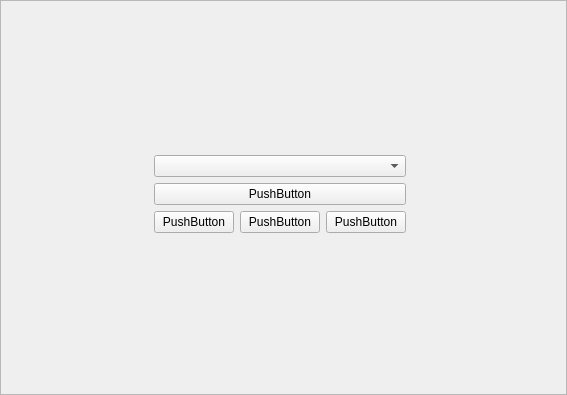
<?xml version="1.0" encoding="UTF-8"?>
<ui version="4.0">
 <class>ElectricalSimulator</class>
 <widget class="QFrame" name="ElectricalSimulator">
  <property name="geometry">
   <rect>
    <x>0</x>
    <y>0</y>
    <width>567</width>
    <height>395</height>
   </rect>
  </property>
  <property name="windowTitle">
   <string>Frame</string>
  </property>
  <property name="styleSheet">
   <string notr="true">color: rgba(47, 47, 47, 80);</string>
  </property>
  <property name="frameShape">
   <enum>QFrame::StyledPanel</enum>
  </property>
  <property name="frameShadow">
   <enum>QFrame::Raised</enum>
  </property>
  <layout class="QHBoxLayout" name="horizontalLayout_3">
   <item>
    <spacer name="horizontalSpacer">
     <property name="orientation">
      <enum>Qt::Horizontal</enum>
     </property>
     <property name="sizeHint" stdset="0">
      <size>
       <width>40</width>
       <height>20</height>
      </size>
     </property>
    </spacer>
   </item>
   <item>
    <layout class="QVBoxLayout" name="verticalLayout">
     <property name="leftMargin">
      <number>0</number>
     </property>
     <item>
      <spacer name="verticalSpacer">
       <property name="orientation">
        <enum>Qt::Vertical</enum>
       </property>
       <property name="sizeHint" stdset="0">
        <size>
         <width>20</width>
         <height>40</height>
        </size>
       </property>
      </spacer>
     </item>
     <item>
      <widget class="QFrame" name="verticalFrame_2">
       <property name="styleSheet">
        <string notr="true">color: rgb(0, 0, 0);</string>
       </property>
       <layout class="QVBoxLayout" name="control">
        <property name="leftMargin">
         <number>1</number>
        </property>
        <property name="topMargin">
         <number>1</number>
        </property>
        <item>
         <widget class="QComboBox" name="comboBox"/>
        </item>
        <item>
         <widget class="QPushButton" name="pushButton">
          <property name="text">
           <string>PushButton</string>
          </property>
         </widget>
        </item>
        <item>
         <layout class="QHBoxLayout" name="action">
          <property name="topMargin">
           <number>0</number>
          </property>
          <item>
           <widget class="QPushButton" name="refreh">
            <property name="text">
             <string>PushButton</string>
            </property>
           </widget>
          </item>
          <item>
           <widget class="QPushButton" name="pushButton_2">
            <property name="text">
             <string>PushButton</string>
            </property>
           </widget>
          </item>
          <item>
           <widget class="QPushButton" name="pushButton_4">
            <property name="text">
             <string>PushButton</string>
            </property>
           </widget>
          </item>
         </layout>
        </item>
       </layout>
      </widget>
     </item>
     <item>
      <spacer name="verticalSpacer_2">
       <property name="orientation">
        <enum>Qt::Vertical</enum>
       </property>
       <property name="sizeHint" stdset="0">
        <size>
         <width>20</width>
         <height>40</height>
        </size>
       </property>
      </spacer>
     </item>
    </layout>
   </item>
   <item>
    <spacer name="horizontalSpacer_2">
     <property name="orientation">
      <enum>Qt::Horizontal</enum>
     </property>
     <property name="sizeHint" stdset="0">
      <size>
       <width>40</width>
       <height>20</height>
      </size>
     </property>
    </spacer>
   </item>
  </layout>
 </widget>
 <resources/>
 <connections/>
</ui>
